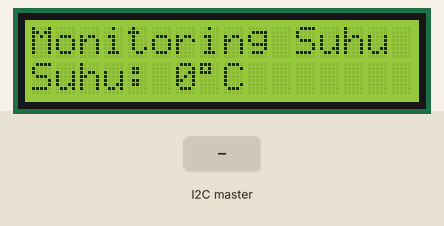
Bench run of a sketch on a simulated Arduino Uno, built with avr-gcc and run on an emulated ATmega328P. Parts: 16×2 character LCD. The inputs (shaded band) are chosen by the test bench.

Above: at 1.2 s.
1.3 s: the I2C master sends the byte 1
At 2.8 s:
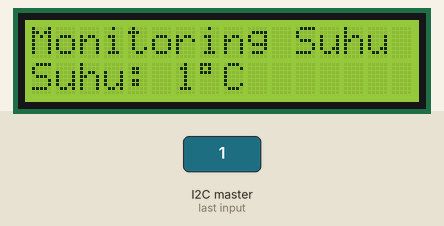
3.1 s: the I2C master sends the byte 2
At 4.1 s:
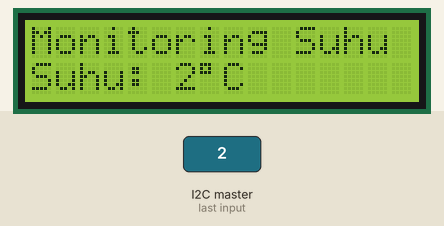
Timing chart, 0 to 6.1 s (numbered marks = the images above; inputs shaded):
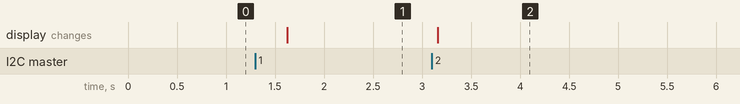

Measured:
- after the input at 1.3 s, the display: changes after 0.33 s (image 1)
- after the input at 3.1 s, the display: changes after 0.06 s (image 2)

The sketch:

ArduinoSlaveI2C.ino
```cpp
// =================================
// SLAVE I2C + LCD 16x2
// =================================

#include <Wire.h>
#include <LiquidCrystal_I2C.h>

LiquidCrystal_I2C lcd(0x27, 16, 2);

int suhu = 0;

void setup() {

  Wire.begin(8); // alamat slave
  Wire.onReceive(terimaData);

  lcd.init();
  lcd.backlight();

  lcd.setCursor(0,0);
  lcd.print("Monitoring Suhu");

}

void loop() {

  lcd.setCursor(0,1);
  lcd.print("Suhu: ");
  lcd.print(suhu);
  lcd.print((char)223);
  lcd.print("C   ");

  delay(500);
}

// Fungsi menerima data I2C
void terimaData(int jumlahData) {

  while(Wire.available()) {
    suhu = Wire.read();
  }

}
```
